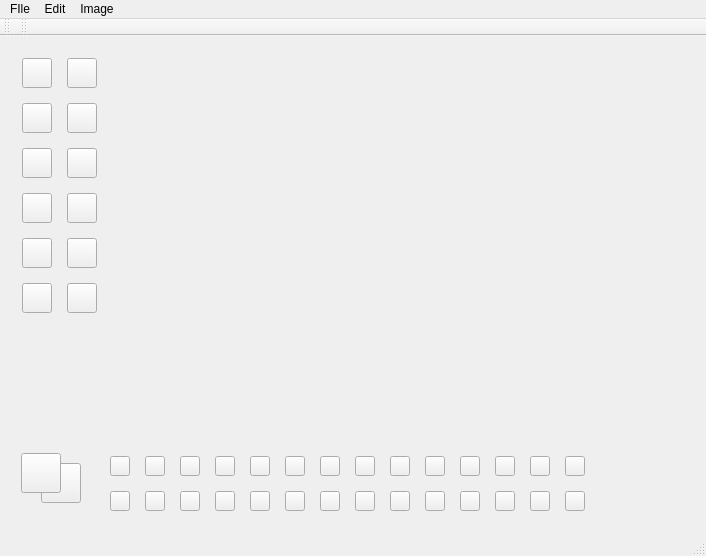
<?xml version="1.0" encoding="UTF-8"?>
<ui version="4.0">
 <class>MainWindow</class>
 <widget class="QMainWindow" name="MainWindow">
  <property name="geometry">
   <rect>
    <x>0</x>
    <y>0</y>
    <width>706</width>
    <height>556</height>
   </rect>
  </property>
  <property name="windowTitle">
   <string>Piecasso</string>
  </property>
  <widget class="QWidget" name="centralWidget">
   <property name="sizePolicy">
    <sizepolicy hsizetype="Maximum" vsizetype="Maximum">
     <horstretch>0</horstretch>
     <verstretch>0</verstretch>
    </sizepolicy>
   </property>
   <layout class="QVBoxLayout" name="verticalLayout">
    <item>
     <layout class="QHBoxLayout" name="horizontalLayout">
      <property name="sizeConstraint">
       <enum>QLayout::SetDefaultConstraint</enum>
      </property>
      <item>
       <layout class="QVBoxLayout" name="verticalLayout_2">
        <item>
         <widget class="QWidget" name="widget" native="true">
          <property name="sizePolicy">
           <sizepolicy hsizetype="Maximum" vsizetype="Maximum">
            <horstretch>0</horstretch>
            <verstretch>0</verstretch>
           </sizepolicy>
          </property>
          <layout class="QGridLayout" name="gridLayout">
           <property name="spacing">
            <number>15</number>
           </property>
           <item row="5" column="0">
            <widget class="QPushButton" name="lineButton">
             <property name="minimumSize">
              <size>
               <width>30</width>
               <height>30</height>
              </size>
             </property>
             <property name="maximumSize">
              <size>
               <width>30</width>
               <height>30</height>
              </size>
             </property>
             <property name="text">
              <string/>
             </property>
             <property name="icon">
              <iconset resource="../../../PyPaint_2.0/resources_rc.qrc">
               <normaloff>:/icons/layer-shape-line.png</normaloff>:/icons/layer-shape-line.png</iconset>
             </property>
             <property name="checkable">
              <bool>true</bool>
             </property>
            </widget>
           </item>
           <item row="5" column="1">
            <widget class="QPushButton" name="textButton">
             <property name="sizePolicy">
              <sizepolicy hsizetype="Fixed" vsizetype="Fixed">
               <horstretch>0</horstretch>
               <verstretch>0</verstretch>
              </sizepolicy>
             </property>
             <property name="minimumSize">
              <size>
               <width>30</width>
               <height>30</height>
              </size>
             </property>
             <property name="maximumSize">
              <size>
               <width>30</width>
               <height>30</height>
              </size>
             </property>
             <property name="text">
              <string/>
             </property>
             <property name="icon">
              <iconset resource="../../../PyPaint_2.0/resources_rc.qrc">
               <normaloff>:/icons/edit.png</normaloff>:/icons/edit.png</iconset>
             </property>
             <property name="checkable">
              <bool>true</bool>
             </property>
            </widget>
           </item>
           <item row="2" column="0">
            <widget class="QPushButton" name="penButton">
             <property name="sizePolicy">
              <sizepolicy hsizetype="Fixed" vsizetype="Fixed">
               <horstretch>0</horstretch>
               <verstretch>0</verstretch>
              </sizepolicy>
             </property>
             <property name="minimumSize">
              <size>
               <width>30</width>
               <height>30</height>
              </size>
             </property>
             <property name="maximumSize">
              <size>
               <width>30</width>
               <height>30</height>
              </size>
             </property>
             <property name="text">
              <string/>
             </property>
             <property name="icon">
              <iconset resource="../../../PyPaint_2.0/resources_rc.qrc">
               <normaloff>:/icons/pencil.png</normaloff>:/icons/pencil.png</iconset>
             </property>
             <property name="checkable">
              <bool>true</bool>
             </property>
            </widget>
           </item>
           <item row="0" column="1">
            <widget class="QPushButton" name="fillButton">
             <property name="sizePolicy">
              <sizepolicy hsizetype="Fixed" vsizetype="Fixed">
               <horstretch>0</horstretch>
               <verstretch>0</verstretch>
              </sizepolicy>
             </property>
             <property name="minimumSize">
              <size>
               <width>30</width>
               <height>30</height>
              </size>
             </property>
             <property name="maximumSize">
              <size>
               <width>30</width>
               <height>30</height>
              </size>
             </property>
             <property name="text">
              <string/>
             </property>
             <property name="icon">
              <iconset resource="../../../PyPaint_2.0/resources_rc.qrc">
               <normaloff>:/icons/paint-can.png</normaloff>:/icons/paint-can.png</iconset>
             </property>
             <property name="checkable">
              <bool>true</bool>
             </property>
            </widget>
           </item>
           <item row="3" column="0">
            <widget class="QPushButton" name="brushButton">
             <property name="sizePolicy">
              <sizepolicy hsizetype="Fixed" vsizetype="Fixed">
               <horstretch>0</horstretch>
               <verstretch>0</verstretch>
              </sizepolicy>
             </property>
             <property name="minimumSize">
              <size>
               <width>30</width>
               <height>30</height>
              </size>
             </property>
             <property name="maximumSize">
              <size>
               <width>30</width>
               <height>30</height>
              </size>
             </property>
             <property name="text">
              <string/>
             </property>
             <property name="icon">
              <iconset resource="../../../PyPaint_2.0/resources_rc.qrc">
               <normaloff>:/icons/paint-brush.png</normaloff>:/icons/paint-brush.png</iconset>
             </property>
             <property name="checkable">
              <bool>true</bool>
             </property>
            </widget>
           </item>
           <item row="2" column="1">
            <widget class="QPushButton" name="eraserButton">
             <property name="sizePolicy">
              <sizepolicy hsizetype="Fixed" vsizetype="Fixed">
               <horstretch>0</horstretch>
               <verstretch>0</verstretch>
              </sizepolicy>
             </property>
             <property name="minimumSize">
              <size>
               <width>30</width>
               <height>30</height>
              </size>
             </property>
             <property name="maximumSize">
              <size>
               <width>30</width>
               <height>30</height>
              </size>
             </property>
             <property name="text">
              <string/>
             </property>
             <property name="icon">
              <iconset resource="../../../PyPaint_2.0/resources_rc.qrc">
               <normaloff>:/icons/eraser.png</normaloff>:/icons/eraser.png</iconset>
             </property>
             <property name="checkable">
              <bool>true</bool>
             </property>
            </widget>
           </item>
           <item row="0" column="0">
            <widget class="QPushButton" name="dropperButton">
             <property name="sizePolicy">
              <sizepolicy hsizetype="Fixed" vsizetype="Fixed">
               <horstretch>0</horstretch>
               <verstretch>0</verstretch>
              </sizepolicy>
             </property>
             <property name="minimumSize">
              <size>
               <width>30</width>
               <height>30</height>
              </size>
             </property>
             <property name="maximumSize">
              <size>
               <width>30</width>
               <height>30</height>
              </size>
             </property>
             <property name="text">
              <string/>
             </property>
             <property name="icon">
              <iconset resource="../../../PyPaint_2.0/resources_rc.qrc">
               <normaloff>:/icons/pipette.png</normaloff>:/icons/pipette.png</iconset>
             </property>
             <property name="checkable">
              <bool>true</bool>
             </property>
            </widget>
           </item>
           <item row="3" column="1">
            <widget class="QPushButton" name="sprayButton">
             <property name="sizePolicy">
              <sizepolicy hsizetype="Minimum" vsizetype="Fixed">
               <horstretch>0</horstretch>
               <verstretch>0</verstretch>
              </sizepolicy>
             </property>
             <property name="minimumSize">
              <size>
               <width>30</width>
               <height>30</height>
              </size>
             </property>
             <property name="maximumSize">
              <size>
               <width>30</width>
               <height>30</height>
              </size>
             </property>
             <property name="text">
              <string/>
             </property>
             <property name="icon">
              <iconset resource="../../../PyPaint_2.0/resources_rc.qrc">
               <normaloff>:/icons/spray.png</normaloff>:/icons/spray.png</iconset>
             </property>
             <property name="checkable">
              <bool>true</bool>
             </property>
             <property name="flat">
              <bool>false</bool>
             </property>
            </widget>
           </item>
           <item row="6" column="1">
            <widget class="QPushButton" name="ellipseButton">
             <property name="minimumSize">
              <size>
               <width>30</width>
               <height>30</height>
              </size>
             </property>
             <property name="maximumSize">
              <size>
               <width>30</width>
               <height>30</height>
              </size>
             </property>
             <property name="text">
              <string/>
             </property>
             <property name="icon">
              <iconset resource="../../../PyPaint_2.0/resources_rc.qrc">
               <normaloff>:/icons/layer-shape-ellipse.png</normaloff>:/icons/layer-shape-ellipse.png</iconset>
             </property>
             <property name="checkable">
              <bool>true</bool>
             </property>
            </widget>
           </item>
           <item row="7" column="0">
            <widget class="QPushButton" name="polylineButton">
             <property name="minimumSize">
              <size>
               <width>30</width>
               <height>30</height>
              </size>
             </property>
             <property name="maximumSize">
              <size>
               <width>30</width>
               <height>30</height>
              </size>
             </property>
             <property name="text">
              <string/>
             </property>
             <property name="icon">
              <iconset resource="../../../PyPaint_2.0/resources_rc.qrc">
               <normaloff>:/icons/layer-shape-polyline.png</normaloff>:/icons/layer-shape-polyline.png</iconset>
             </property>
             <property name="checkable">
              <bool>true</bool>
             </property>
            </widget>
           </item>
           <item row="7" column="1">
            <widget class="QPushButton" name="polygonButton">
             <property name="minimumSize">
              <size>
               <width>30</width>
               <height>30</height>
              </size>
             </property>
             <property name="maximumSize">
              <size>
               <width>30</width>
               <height>30</height>
              </size>
             </property>
             <property name="text">
              <string/>
             </property>
             <property name="icon">
              <iconset resource="../../../PyPaint_2.0/resources_rc.qrc">
               <normaloff>:/icons/layer-shape-polygon.png</normaloff>:/icons/layer-shape-polygon.png</iconset>
             </property>
             <property name="checkable">
              <bool>true</bool>
             </property>
            </widget>
           </item>
           <item row="6" column="0">
            <widget class="QPushButton" name="rectButton">
             <property name="minimumSize">
              <size>
               <width>30</width>
               <height>30</height>
              </size>
             </property>
             <property name="maximumSize">
              <size>
               <width>30</width>
               <height>30</height>
              </size>
             </property>
             <property name="text">
              <string/>
             </property>
             <property name="icon">
              <iconset resource="../../../PyPaint_2.0/resources_rc.qrc">
               <normaloff>:/icons/layer-shape.png</normaloff>:/icons/layer-shape.png</iconset>
             </property>
             <property name="checkable">
              <bool>true</bool>
             </property>
            </widget>
           </item>
          </layout>
         </widget>
        </item>
        <item>
         <spacer name="verticalSpacer">
          <property name="orientation">
           <enum>Qt::Vertical</enum>
          </property>
          <property name="sizeHint" stdset="0">
           <size>
            <width>20</width>
            <height>40</height>
           </size>
          </property>
         </spacer>
        </item>
       </layout>
      </item>
      <item>
       <widget class="QLabel" name="canvas">
        <property name="sizePolicy">
         <sizepolicy hsizetype="MinimumExpanding" vsizetype="MinimumExpanding">
          <horstretch>0</horstretch>
          <verstretch>0</verstretch>
         </sizepolicy>
        </property>
        <property name="text">
         <string/>
        </property>
       </widget>
      </item>
     </layout>
    </item>
    <item>
     <layout class="QHBoxLayout" name="horizontalLayout_2">
      <item>
       <widget class="QWidget" name="widget_3" native="true">
        <property name="minimumSize">
         <size>
          <width>78</width>
          <height>0</height>
         </size>
        </property>
        <property name="maximumSize">
         <size>
          <width>78</width>
          <height>16777215</height>
         </size>
        </property>
        <widget class="QPushButton" name="secondaryButton">
         <property name="geometry">
          <rect>
           <x>30</x>
           <y>10</y>
           <width>40</width>
           <height>40</height>
          </rect>
         </property>
         <property name="minimumSize">
          <size>
           <width>40</width>
           <height>40</height>
          </size>
         </property>
         <property name="maximumSize">
          <size>
           <width>40</width>
           <height>40</height>
          </size>
         </property>
         <property name="text">
          <string/>
         </property>
        </widget>
        <widget class="QPushButton" name="primaryButton">
         <property name="geometry">
          <rect>
           <x>10</x>
           <y>0</y>
           <width>40</width>
           <height>40</height>
          </rect>
         </property>
         <property name="minimumSize">
          <size>
           <width>40</width>
           <height>40</height>
          </size>
         </property>
         <property name="maximumSize">
          <size>
           <width>40</width>
           <height>40</height>
          </size>
         </property>
         <property name="text">
          <string/>
         </property>
        </widget>
       </widget>
      </item>
      <item>
       <widget class="QWidget" name="widget_2" native="true">
        <layout class="QGridLayout" name="gridLayout_2">
         <property name="leftMargin">
          <number>15</number>
         </property>
         <property name="topMargin">
          <number>0</number>
         </property>
         <property name="rightMargin">
          <number>15</number>
         </property>
         <property name="bottomMargin">
          <number>15</number>
         </property>
         <property name="spacing">
          <number>15</number>
         </property>
         <item row="0" column="10">
          <widget class="QPushButton" name="colorButton_11">
           <property name="sizePolicy">
            <sizepolicy hsizetype="Fixed" vsizetype="Fixed">
             <horstretch>0</horstretch>
             <verstretch>0</verstretch>
            </sizepolicy>
           </property>
           <property name="minimumSize">
            <size>
             <width>20</width>
             <height>20</height>
            </size>
           </property>
           <property name="maximumSize">
            <size>
             <width>20</width>
             <height>13</height>
            </size>
           </property>
           <property name="text">
            <string/>
           </property>
          </widget>
         </item>
         <item row="0" column="6">
          <widget class="QPushButton" name="colorButton_7">
           <property name="sizePolicy">
            <sizepolicy hsizetype="Fixed" vsizetype="Fixed">
             <horstretch>0</horstretch>
             <verstretch>0</verstretch>
            </sizepolicy>
           </property>
           <property name="minimumSize">
            <size>
             <width>20</width>
             <height>20</height>
            </size>
           </property>
           <property name="maximumSize">
            <size>
             <width>20</width>
             <height>13</height>
            </size>
           </property>
           <property name="text">
            <string/>
           </property>
          </widget>
         </item>
         <item row="0" column="8">
          <widget class="QPushButton" name="colorButton_9">
           <property name="sizePolicy">
            <sizepolicy hsizetype="Fixed" vsizetype="Fixed">
             <horstretch>0</horstretch>
             <verstretch>0</verstretch>
            </sizepolicy>
           </property>
           <property name="minimumSize">
            <size>
             <width>20</width>
             <height>20</height>
            </size>
           </property>
           <property name="maximumSize">
            <size>
             <width>20</width>
             <height>13</height>
            </size>
           </property>
           <property name="text">
            <string/>
           </property>
          </widget>
         </item>
         <item row="0" column="9">
          <widget class="QPushButton" name="colorButton_10">
           <property name="sizePolicy">
            <sizepolicy hsizetype="Fixed" vsizetype="Fixed">
             <horstretch>0</horstretch>
             <verstretch>0</verstretch>
            </sizepolicy>
           </property>
           <property name="minimumSize">
            <size>
             <width>20</width>
             <height>20</height>
            </size>
           </property>
           <property name="maximumSize">
            <size>
             <width>20</width>
             <height>13</height>
            </size>
           </property>
           <property name="text">
            <string/>
           </property>
          </widget>
         </item>
         <item row="1" column="8">
          <widget class="QPushButton" name="colorButton_23">
           <property name="sizePolicy">
            <sizepolicy hsizetype="Fixed" vsizetype="Fixed">
             <horstretch>0</horstretch>
             <verstretch>0</verstretch>
            </sizepolicy>
           </property>
           <property name="minimumSize">
            <size>
             <width>20</width>
             <height>20</height>
            </size>
           </property>
           <property name="maximumSize">
            <size>
             <width>20</width>
             <height>13</height>
            </size>
           </property>
           <property name="text">
            <string/>
           </property>
          </widget>
         </item>
         <item row="1" column="3">
          <widget class="QPushButton" name="colorButton_18">
           <property name="sizePolicy">
            <sizepolicy hsizetype="Fixed" vsizetype="Fixed">
             <horstretch>0</horstretch>
             <verstretch>0</verstretch>
            </sizepolicy>
           </property>
           <property name="minimumSize">
            <size>
             <width>20</width>
             <height>20</height>
            </size>
           </property>
           <property name="maximumSize">
            <size>
             <width>20</width>
             <height>13</height>
            </size>
           </property>
           <property name="text">
            <string/>
           </property>
          </widget>
         </item>
         <item row="1" column="5">
          <widget class="QPushButton" name="colorButton_20">
           <property name="sizePolicy">
            <sizepolicy hsizetype="Fixed" vsizetype="Fixed">
             <horstretch>0</horstretch>
             <verstretch>0</verstretch>
            </sizepolicy>
           </property>
           <property name="minimumSize">
            <size>
             <width>20</width>
             <height>20</height>
            </size>
           </property>
           <property name="maximumSize">
            <size>
             <width>20</width>
             <height>13</height>
            </size>
           </property>
           <property name="text">
            <string/>
           </property>
          </widget>
         </item>
         <item row="0" column="5">
          <widget class="QPushButton" name="colorButton_6">
           <property name="sizePolicy">
            <sizepolicy hsizetype="Fixed" vsizetype="Fixed">
             <horstretch>0</horstretch>
             <verstretch>0</verstretch>
            </sizepolicy>
           </property>
           <property name="minimumSize">
            <size>
             <width>20</width>
             <height>20</height>
            </size>
           </property>
           <property name="maximumSize">
            <size>
             <width>20</width>
             <height>13</height>
            </size>
           </property>
           <property name="text">
            <string/>
           </property>
          </widget>
         </item>
         <item row="0" column="2">
          <widget class="QPushButton" name="colorButton_3">
           <property name="sizePolicy">
            <sizepolicy hsizetype="Fixed" vsizetype="Fixed">
             <horstretch>0</horstretch>
             <verstretch>0</verstretch>
            </sizepolicy>
           </property>
           <property name="minimumSize">
            <size>
             <width>20</width>
             <height>20</height>
            </size>
           </property>
           <property name="maximumSize">
            <size>
             <width>20</width>
             <height>13</height>
            </size>
           </property>
           <property name="text">
            <string/>
           </property>
          </widget>
         </item>
         <item row="1" column="9">
          <widget class="QPushButton" name="colorButton_24">
           <property name="sizePolicy">
            <sizepolicy hsizetype="Fixed" vsizetype="Fixed">
             <horstretch>0</horstretch>
             <verstretch>0</verstretch>
            </sizepolicy>
           </property>
           <property name="minimumSize">
            <size>
             <width>20</width>
             <height>20</height>
            </size>
           </property>
           <property name="maximumSize">
            <size>
             <width>20</width>
             <height>13</height>
            </size>
           </property>
           <property name="text">
            <string/>
           </property>
          </widget>
         </item>
         <item row="1" column="2">
          <widget class="QPushButton" name="colorButton_17">
           <property name="sizePolicy">
            <sizepolicy hsizetype="Fixed" vsizetype="Fixed">
             <horstretch>0</horstretch>
             <verstretch>0</verstretch>
            </sizepolicy>
           </property>
           <property name="minimumSize">
            <size>
             <width>20</width>
             <height>20</height>
            </size>
           </property>
           <property name="maximumSize">
            <size>
             <width>20</width>
             <height>13</height>
            </size>
           </property>
           <property name="text">
            <string/>
           </property>
          </widget>
         </item>
         <item row="0" column="0">
          <widget class="QPushButton" name="colorButton_1">
           <property name="sizePolicy">
            <sizepolicy hsizetype="Fixed" vsizetype="Fixed">
             <horstretch>0</horstretch>
             <verstretch>0</verstretch>
            </sizepolicy>
           </property>
           <property name="minimumSize">
            <size>
             <width>20</width>
             <height>20</height>
            </size>
           </property>
           <property name="maximumSize">
            <size>
             <width>20</width>
             <height>13</height>
            </size>
           </property>
           <property name="styleSheet">
            <string notr="true"/>
           </property>
           <property name="text">
            <string/>
           </property>
          </widget>
         </item>
         <item row="0" column="7">
          <widget class="QPushButton" name="colorButton_8">
           <property name="sizePolicy">
            <sizepolicy hsizetype="Fixed" vsizetype="Fixed">
             <horstretch>0</horstretch>
             <verstretch>0</verstretch>
            </sizepolicy>
           </property>
           <property name="minimumSize">
            <size>
             <width>20</width>
             <height>20</height>
            </size>
           </property>
           <property name="maximumSize">
            <size>
             <width>20</width>
             <height>13</height>
            </size>
           </property>
           <property name="text">
            <string/>
           </property>
          </widget>
         </item>
         <item row="1" column="12">
          <widget class="QPushButton" name="colorButton_27">
           <property name="sizePolicy">
            <sizepolicy hsizetype="Fixed" vsizetype="Fixed">
             <horstretch>0</horstretch>
             <verstretch>0</verstretch>
            </sizepolicy>
           </property>
           <property name="minimumSize">
            <size>
             <width>20</width>
             <height>20</height>
            </size>
           </property>
           <property name="maximumSize">
            <size>
             <width>20</width>
             <height>13</height>
            </size>
           </property>
           <property name="text">
            <string/>
           </property>
          </widget>
         </item>
         <item row="1" column="7">
          <widget class="QPushButton" name="colorButton_22">
           <property name="sizePolicy">
            <sizepolicy hsizetype="Fixed" vsizetype="Fixed">
             <horstretch>0</horstretch>
             <verstretch>0</verstretch>
            </sizepolicy>
           </property>
           <property name="minimumSize">
            <size>
             <width>20</width>
             <height>20</height>
            </size>
           </property>
           <property name="maximumSize">
            <size>
             <width>20</width>
             <height>13</height>
            </size>
           </property>
           <property name="text">
            <string/>
           </property>
          </widget>
         </item>
         <item row="1" column="0">
          <widget class="QPushButton" name="colorButton_15">
           <property name="sizePolicy">
            <sizepolicy hsizetype="Fixed" vsizetype="Fixed">
             <horstretch>0</horstretch>
             <verstretch>0</verstretch>
            </sizepolicy>
           </property>
           <property name="minimumSize">
            <size>
             <width>20</width>
             <height>20</height>
            </size>
           </property>
           <property name="maximumSize">
            <size>
             <width>20</width>
             <height>13</height>
            </size>
           </property>
           <property name="text">
            <string/>
           </property>
          </widget>
         </item>
         <item row="0" column="4">
          <widget class="QPushButton" name="colorButton_5">
           <property name="sizePolicy">
            <sizepolicy hsizetype="Fixed" vsizetype="Fixed">
             <horstretch>0</horstretch>
             <verstretch>0</verstretch>
            </sizepolicy>
           </property>
           <property name="minimumSize">
            <size>
             <width>20</width>
             <height>20</height>
            </size>
           </property>
           <property name="maximumSize">
            <size>
             <width>20</width>
             <height>13</height>
            </size>
           </property>
           <property name="text">
            <string/>
           </property>
          </widget>
         </item>
         <item row="0" column="1">
          <widget class="QPushButton" name="colorButton_2">
           <property name="sizePolicy">
            <sizepolicy hsizetype="Fixed" vsizetype="Fixed">
             <horstretch>0</horstretch>
             <verstretch>0</verstretch>
            </sizepolicy>
           </property>
           <property name="minimumSize">
            <size>
             <width>20</width>
             <height>20</height>
            </size>
           </property>
           <property name="maximumSize">
            <size>
             <width>20</width>
             <height>13</height>
            </size>
           </property>
           <property name="text">
            <string/>
           </property>
          </widget>
         </item>
         <item row="1" column="1">
          <widget class="QPushButton" name="colorButton_16">
           <property name="sizePolicy">
            <sizepolicy hsizetype="Fixed" vsizetype="Fixed">
             <horstretch>0</horstretch>
             <verstretch>0</verstretch>
            </sizepolicy>
           </property>
           <property name="minimumSize">
            <size>
             <width>20</width>
             <height>20</height>
            </size>
           </property>
           <property name="maximumSize">
            <size>
             <width>20</width>
             <height>13</height>
            </size>
           </property>
           <property name="text">
            <string/>
           </property>
          </widget>
         </item>
         <item row="0" column="13">
          <widget class="QPushButton" name="colorButton_14">
           <property name="sizePolicy">
            <sizepolicy hsizetype="Fixed" vsizetype="Fixed">
             <horstretch>0</horstretch>
             <verstretch>0</verstretch>
            </sizepolicy>
           </property>
           <property name="minimumSize">
            <size>
             <width>20</width>
             <height>20</height>
            </size>
           </property>
           <property name="maximumSize">
            <size>
             <width>20</width>
             <height>13</height>
            </size>
           </property>
           <property name="text">
            <string/>
           </property>
          </widget>
         </item>
         <item row="0" column="3">
          <widget class="QPushButton" name="colorButton_4">
           <property name="sizePolicy">
            <sizepolicy hsizetype="Fixed" vsizetype="Fixed">
             <horstretch>0</horstretch>
             <verstretch>0</verstretch>
            </sizepolicy>
           </property>
           <property name="minimumSize">
            <size>
             <width>20</width>
             <height>20</height>
            </size>
           </property>
           <property name="maximumSize">
            <size>
             <width>20</width>
             <height>13</height>
            </size>
           </property>
           <property name="text">
            <string/>
           </property>
          </widget>
         </item>
         <item row="1" column="6">
          <widget class="QPushButton" name="colorButton_21">
           <property name="sizePolicy">
            <sizepolicy hsizetype="Fixed" vsizetype="Fixed">
             <horstretch>0</horstretch>
             <verstretch>0</verstretch>
            </sizepolicy>
           </property>
           <property name="minimumSize">
            <size>
             <width>20</width>
             <height>20</height>
            </size>
           </property>
           <property name="maximumSize">
            <size>
             <width>20</width>
             <height>13</height>
            </size>
           </property>
           <property name="text">
            <string/>
           </property>
          </widget>
         </item>
         <item row="1" column="10">
          <widget class="QPushButton" name="colorButton_25">
           <property name="sizePolicy">
            <sizepolicy hsizetype="Fixed" vsizetype="Fixed">
             <horstretch>0</horstretch>
             <verstretch>0</verstretch>
            </sizepolicy>
           </property>
           <property name="minimumSize">
            <size>
             <width>20</width>
             <height>20</height>
            </size>
           </property>
           <property name="maximumSize">
            <size>
             <width>20</width>
             <height>13</height>
            </size>
           </property>
           <property name="text">
            <string/>
           </property>
          </widget>
         </item>
         <item row="0" column="11">
          <widget class="QPushButton" name="colorButton_12">
           <property name="sizePolicy">
            <sizepolicy hsizetype="Fixed" vsizetype="Fixed">
             <horstretch>0</horstretch>
             <verstretch>0</verstretch>
            </sizepolicy>
           </property>
           <property name="minimumSize">
            <size>
             <width>20</width>
             <height>20</height>
            </size>
           </property>
           <property name="maximumSize">
            <size>
             <width>20</width>
             <height>13</height>
            </size>
           </property>
           <property name="text">
            <string/>
           </property>
          </widget>
         </item>
         <item row="1" column="4">
          <widget class="QPushButton" name="colorButton_19">
           <property name="sizePolicy">
            <sizepolicy hsizetype="Fixed" vsizetype="Fixed">
             <horstretch>0</horstretch>
             <verstretch>0</verstretch>
            </sizepolicy>
           </property>
           <property name="minimumSize">
            <size>
             <width>20</width>
             <height>20</height>
            </size>
           </property>
           <property name="maximumSize">
            <size>
             <width>20</width>
             <height>13</height>
            </size>
           </property>
           <property name="text">
            <string/>
           </property>
          </widget>
         </item>
         <item row="0" column="12">
          <widget class="QPushButton" name="colorButton_13">
           <property name="sizePolicy">
            <sizepolicy hsizetype="Fixed" vsizetype="Fixed">
             <horstretch>0</horstretch>
             <verstretch>0</verstretch>
            </sizepolicy>
           </property>
           <property name="minimumSize">
            <size>
             <width>20</width>
             <height>20</height>
            </size>
           </property>
           <property name="maximumSize">
            <size>
             <width>20</width>
             <height>13</height>
            </size>
           </property>
           <property name="text">
            <string/>
           </property>
          </widget>
         </item>
         <item row="1" column="11">
          <widget class="QPushButton" name="colorButton_26">
           <property name="sizePolicy">
            <sizepolicy hsizetype="Fixed" vsizetype="Fixed">
             <horstretch>0</horstretch>
             <verstretch>0</verstretch>
            </sizepolicy>
           </property>
           <property name="minimumSize">
            <size>
             <width>20</width>
             <height>20</height>
            </size>
           </property>
           <property name="maximumSize">
            <size>
             <width>20</width>
             <height>13</height>
            </size>
           </property>
           <property name="text">
            <string/>
           </property>
          </widget>
         </item>
         <item row="1" column="13">
          <widget class="QPushButton" name="colorButton_28">
           <property name="sizePolicy">
            <sizepolicy hsizetype="Fixed" vsizetype="Fixed">
             <horstretch>0</horstretch>
             <verstretch>0</verstretch>
            </sizepolicy>
           </property>
           <property name="minimumSize">
            <size>
             <width>20</width>
             <height>20</height>
            </size>
           </property>
           <property name="maximumSize">
            <size>
             <width>20</width>
             <height>13</height>
            </size>
           </property>
           <property name="text">
            <string/>
           </property>
          </widget>
         </item>
        </layout>
       </widget>
      </item>
      <item>
       <spacer name="horizontalSpacer">
        <property name="orientation">
         <enum>Qt::Horizontal</enum>
        </property>
        <property name="sizeHint" stdset="0">
         <size>
          <width>40</width>
          <height>20</height>
         </size>
        </property>
       </spacer>
      </item>
     </layout>
    </item>
   </layout>
  </widget>
  <widget class="QStatusBar" name="statusBar"/>
  <widget class="QToolBar" name="drawingToolbar">
   <property name="windowTitle">
    <string>toolBar</string>
   </property>
   <property name="iconSize">
    <size>
     <width>16</width>
     <height>16</height>
    </size>
   </property>
   <attribute name="toolBarArea">
    <enum>TopToolBarArea</enum>
   </attribute>
   <attribute name="toolBarBreak">
    <bool>false</bool>
   </attribute>
  </widget>
  <widget class="QToolBar" name="fontToolbar">
   <property name="windowTitle">
    <string>toolBar</string>
   </property>
   <property name="iconSize">
    <size>
     <width>16</width>
     <height>16</height>
    </size>
   </property>
   <attribute name="toolBarArea">
    <enum>TopToolBarArea</enum>
   </attribute>
   <attribute name="toolBarBreak">
    <bool>false</bool>
   </attribute>
  </widget>
  <widget class="QMenuBar" name="menuBar">
   <property name="geometry">
    <rect>
     <x>0</x>
     <y>0</y>
     <width>706</width>
     <height>26</height>
    </rect>
   </property>
   <widget class="QMenu" name="menuFIle">
    <property name="title">
     <string>FIle</string>
    </property>
    <addaction name="actionNewImage"/>
    <addaction name="actionOpenImage"/>
    <addaction name="actionSaveImage"/>
   </widget>
   <widget class="QMenu" name="menuEdit">
    <property name="title">
     <string>Edit</string>
    </property>
    <addaction name="actionCopy"/>
    <addaction name="separator"/>
    <addaction name="actionClearImage"/>
   </widget>
   <widget class="QMenu" name="menuImage">
    <property name="title">
     <string>Image</string>
    </property>
    <addaction name="actionInvertColors"/>
    <addaction name="separator"/>
    <addaction name="actionFlipHorizontal"/>
    <addaction name="actionFlipVertical"/>
   </widget>
   <addaction name="menuFIle"/>
   <addaction name="menuEdit"/>
   <addaction name="menuImage"/>
  </widget>
  <action name="actionCopy">
   <property name="text">
    <string>Copy</string>
   </property>
   <property name="shortcut">
    <string>Ctrl+C</string>
   </property>
  </action>
  <action name="actionClearImage">
   <property name="text">
    <string>Clear Image</string>
   </property>
  </action>
  <action name="actionOpenImage">
   <property name="icon">
    <iconset resource="../../../PyPaint_2.0/resources_rc.qrc">
     <normaloff>:/icons/blue-folder-open-image.png</normaloff>:/icons/blue-folder-open-image.png</iconset>
   </property>
   <property name="text">
    <string>Open Image...</string>
   </property>
  </action>
  <action name="actionSaveImage">
   <property name="icon">
    <iconset resource="../../../PyPaint_2.0/resources_rc.qrc">
     <normaloff>:/icons/disk.png</normaloff>:/icons/disk.png</iconset>
   </property>
   <property name="text">
    <string>Save Image As...</string>
   </property>
  </action>
  <action name="actionInvertColors">
   <property name="text">
    <string>Invert Colors</string>
   </property>
  </action>
  <action name="actionFlipHorizontal">
   <property name="text">
    <string>Flip Horizontal</string>
   </property>
  </action>
  <action name="actionFlipVertical">
   <property name="text">
    <string>Flip Vertical</string>
   </property>
  </action>
  <action name="actionNewImage">
   <property name="icon">
    <iconset resource="../../../PyPaint_2.0/resources_rc.qrc">
     <normaloff>:/icons/document-image.png</normaloff>:/icons/document-image.png</iconset>
   </property>
   <property name="text">
    <string>New Image</string>
   </property>
  </action>
  <action name="actionBold">
   <property name="checkable">
    <bool>true</bool>
   </property>
   <property name="icon">
    <iconset resource="../../../PyPaint_2.0/resources_rc.qrc">
     <normaloff>:/icons/edit-bold.png</normaloff>:/icons/edit-bold.png</iconset>
   </property>
   <property name="text">
    <string>Bold</string>
   </property>
   <property name="shortcut">
    <string>Ctrl+B</string>
   </property>
  </action>
  <action name="actionItalic">
   <property name="checkable">
    <bool>true</bool>
   </property>
   <property name="icon">
    <iconset resource="../../../PyPaint_2.0/resources_rc.qrc">
     <normaloff>:/icons/edit-italic.png</normaloff>:/icons/edit-italic.png</iconset>
   </property>
   <property name="text">
    <string>Italic</string>
   </property>
   <property name="shortcut">
    <string>Ctrl+I</string>
   </property>
  </action>
  <action name="actionUnderline">
   <property name="checkable">
    <bool>true</bool>
   </property>
   <property name="icon">
    <iconset resource="../../../PyPaint_2.0/resources_rc.qrc">
     <normaloff>:/icons/edit-underline.png</normaloff>:/icons/edit-underline.png</iconset>
   </property>
   <property name="text">
    <string>Underline</string>
   </property>
  </action>
  <action name="actionFillShapes">
   <property name="checkable">
    <bool>true</bool>
   </property>
   <property name="icon">
    <iconset resource="../../../PyPaint_2.0/resources_rc.qrc">
     <normaloff>:/icons/paint-can-color.png</normaloff>:/icons/paint-can-color.png</iconset>
   </property>
   <property name="text">
    <string>Fill Shapes?</string>
   </property>
  </action>
 </widget>
 <layoutdefault spacing="6" margin="11"/>
 <resources>
  <include location="../../../PyPaint_2.0/resources_rc.qrc"/>
 </resources>
 <connections/>
</ui>
